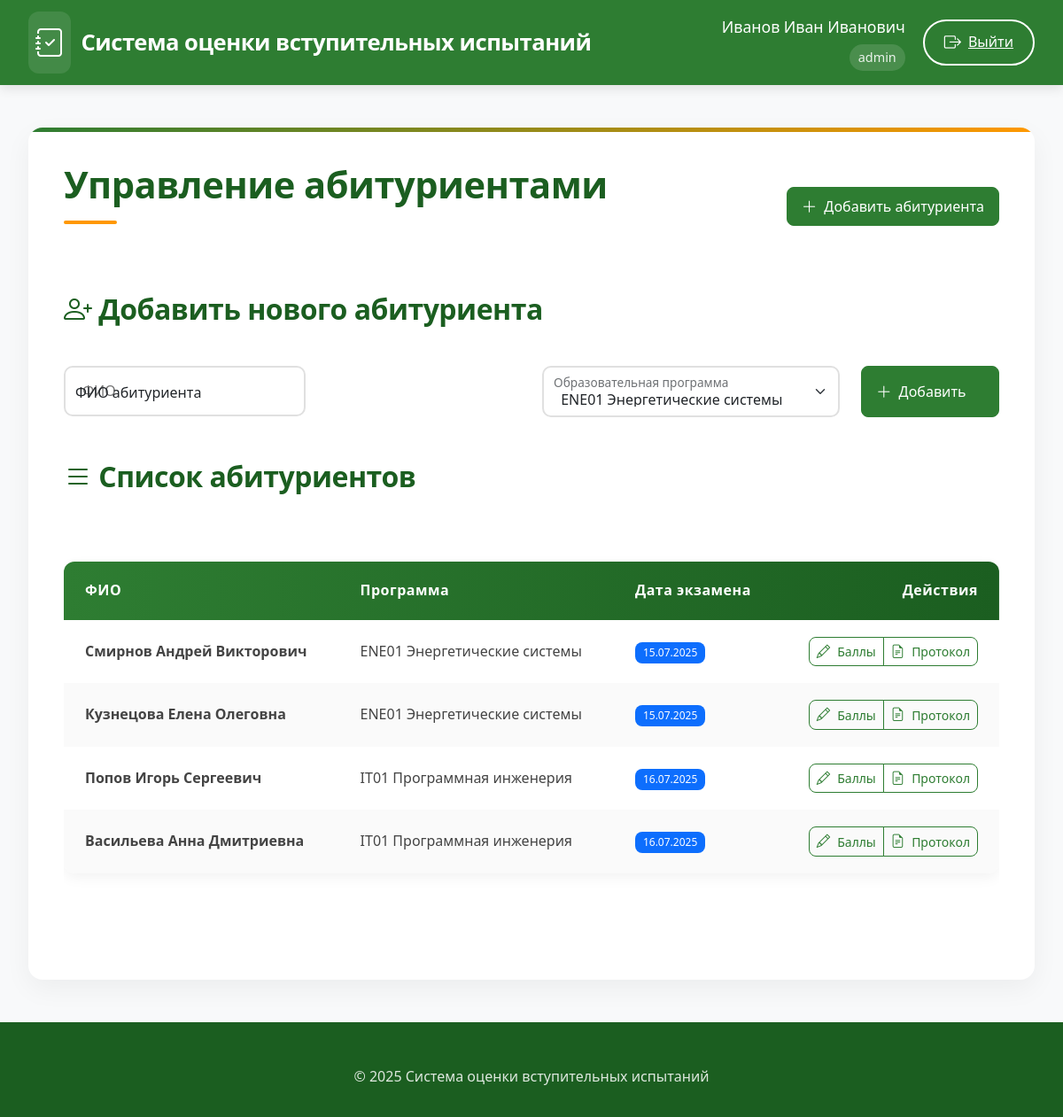
The app's page /applicants (signed in), older data.
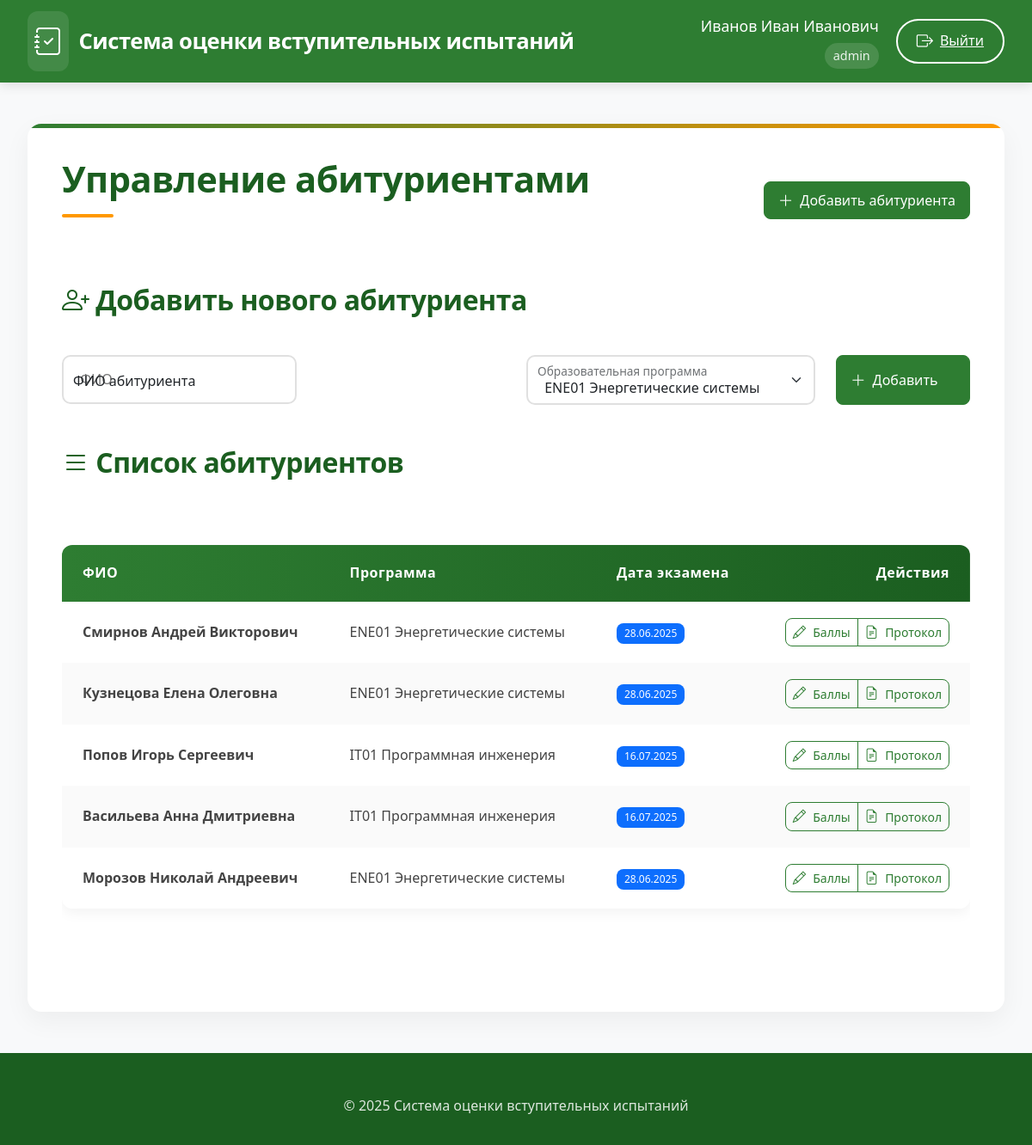
The same page, newer data.
### app/models.py (models this page shows)
class Applicant(db.Model):
    id = db.Column(db.Integer, primary_key=True)
    full_name = db.Column(db.String(200), nullable=False)
    program_id = db.Column(db.Integer, db.ForeignKey('program.id'), nullable=False)
    exam_date_id = db.Column(db.Integer, db.ForeignKey('exam_date.id'))
    scores = db.relationship('Score', backref='applicant', lazy=True, cascade='all, delete-orphan')

class Program(db.Model):
    id = db.Column(db.Integer, primary_key=True)
    code = db.Column(db.String(50), nullable=False, unique=True)
    name = db.Column(db.String(200), nullable=False)
    school_id = db.Column(db.Integer, db.ForeignKey('engineering_school.id'))
    questions = db.relationship('Question', backref='program', lazy=True, cascade='all, delete-orphan')
    standard_commission = db.relationship('StandardCommission', backref='program', lazy=True, cascade='all, delete-orphan')
    applicants = db.relationship('Applicant', backref='program', lazy=True)
    exam_dates = db.relationship('ExamDate', backref='program', lazy=True)

class ExamDate(db.Model):
    id = db.Column(db.Integer, primary_key=True)
    date = db.Column(db.DateTime, nullable=False)
    program_id = db.Column(db.Integer, db.ForeignKey('program.id'), nullable=False)
    commission = db.relationship('CommissionMember', backref='exam_date', lazy=True, cascade='all, delete-orphan')
    applicants = db.relationship('Applicant', backref='exam_date', lazy=True)

### app/routes.py (the view, shortened to what this page needs)
@routes.route('/applicants', methods=['GET', 'POST'])
@login_required
def applicants():
    if current_user.role not in ['admin', 'secretary']:
        abort(403)
    form = ApplicantForm()
    upload_form = UploadApplicantsForm()
    if current_user.role == 'secretary':
        form.program_id.choices = [
            (p.id, f"{p.code} {p.name}")
            for p in Program.query.filter_by(school_id=current_user.school_id)
        ]
    if current_user.role == 'secretary':
        applicants = Applicant.query.join(Program).filter(
            Program.school_id == current_user.school_id
        ).all()
    else:  # admin
        applicants = Applicant.query.all()
    return render_template('applicants.html', form=form, upload_form=upload_form, applicants=applicants)

### app/forms.py
class ApplicantForm(FlaskForm):
    full_name = StringField('ФИО', validators=[DataRequired(), Length(min=5, max=200)])
    program_id = SelectField('Программа', coerce=int, validators=[DataRequired()])
    submit = SubmitField('Добавить')
    def __init__(self, *args, **kwargs):
        super(ApplicantForm, self).__init__(*args, **kwargs)
        self.program_id.choices = [(p.id, f"{p.code} {p.name}") for p in Program.query.all()]

class UploadApplicantsForm(FlaskForm):
    file = FileField('Файл с абитуриентами (CSV или Excel)', validators=[FileRequired()])
    submit = SubmitField('Загрузить')

### app/templates/applicants.html (shortened to what this page needs)
{% extends "base.html" %}
{% block content %}
<div class="spacer-lg">
    <div class="d-flex justify-content-between align-items-center mb-5">
        <h1>Управление абитуриентами</h1>
        <a href="#addApplicantForm" class="btn btn-primary-elegant">
            <i class="bi bi-plus-lg"></i> Добавить абитуриента
        </a>
    </div>
    <div class="card-elegant mb-5" id="addApplicantForm">
        <div class="card-header-elegant">
            <h2><i class="bi bi-person-plus"></i> Добавить нового абитуриента</h2>
        </div>
        <div class="card-body">
            <form method="POST">
                <div class="row g-4">
                    <div class="col-md-6">
                        <div class="form-floating">
                            {{ form.full_name(class="form-control-elegant", placeholder="ФИО") }}
                            <label>ФИО абитуриента</label>
                        </div>
                    </div>
                    <div class="col-md-4">
                        <div class="form-floating">
                            {{ form.program_id(class="form-control-elegant form-select") }}
                            <label>Образовательная программа</label>
                        </div>
                    </div>
                    <div class="col-md-2">
                        <button type="submit" class="btn btn-primary-elegant h-100 w-100">
                            <i class="bi bi-plus-lg"></i> Добавить
                        </button>
                    </div>
                </div>
            </form>
        </div>
    </div>
    <div class="card-elegant">
        <div class="card-header-elegant">
            <h2><i class="bi bi-list"></i> Список абитуриентов</h2>
        </div>
        <div class="card-body">
            <div class="table-responsive">
                <table class="elegant-table">
                    <thead>
                        <tr>
                            <th>ФИО</th>
                            <th>Программа</th>
                            <th>Дата экзамена</th>
                            <th class="text-end">Действия</th>
                        </tr>
                    </thead>
                    <tbody>
                        {% for applicant in applicants %}
                        <tr>
                            <td class="fw-bold">{{ applicant.full_name }}</td>
                            <td>{{ applicant.program.code }} {{ applicant.program.name }}</td>
                            <td>
                                {% if applicant.exam_date %}
                                    <span class="badge bg-primary">
                                        {{ applicant.exam_date.date.strftime('%d.%m.%Y') }}
                                    </span>
                                {% else %}
                                    <span class="badge bg-secondary">Не назначена</span>
                                {% endif %}
                            </td>
                            <td class="text-end">
                                {% if applicant.exam_date %}
                                <div class="btn-group">
                                    <a href="{{ url_for('routes.applicant_scores', applicant_id=applicant.id) }}"
                                       class="btn btn-outline-elegant btn-sm">
                                        <i class="bi bi-pencil"></i> Баллы
                                    </a>
                                    <a href="{{ url_for('routes.view_protocol', applicant_id=applicant.id) }}"
                                       class="btn btn-outline-elegant btn-sm">
                                        <i class="bi bi-file-earmark-text"></i> Протокол
                                    </a>
                                </div>
                                {% endif %}
                            </td>
                        </tr>
                        {% endfor %}
                    </tbody>
                </table>
            </div>
        </div>
    </div>
</div>
{% endblock %}

Row changes from the older to the newer data that the page shows:
changed through a linked row, Applicant "Смирнов Андрей Викторович": exam_date "15.07.2025" → "28.06.2025"
changed through a linked row, Applicant "Кузнецова Елена Олеговна": exam_date "15.07.2025" → "28.06.2025"
added Applicant: full_name "Морозов Николай Андреевич", program.code "ENE01", program.name "Энергетические системы", exam_date "28.06.2025"
